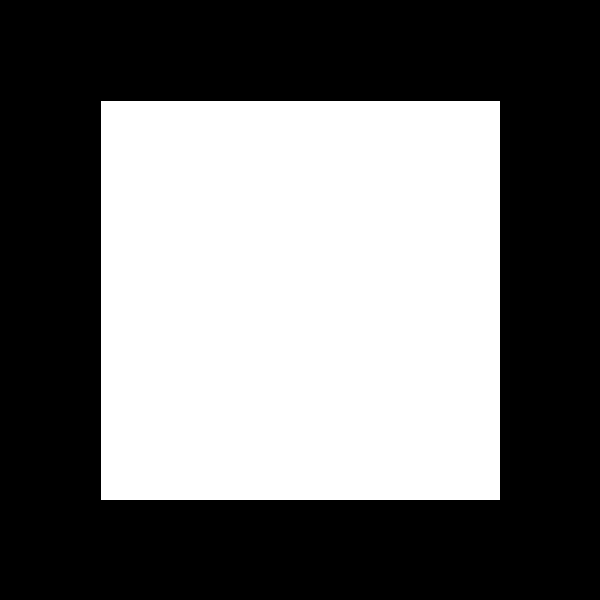
Frame 1 (no input)
Frame 60 (the mouse pressed at the canvas centre just before this capture): identical to frame 1, image omitted
Frame 120 (the mouse held since frame 60 and released just before this capture): identical to frame 1, image omitted

The Processing sketch that drew this single still picture (run headless with seeded random() and noise(); from frame 60 on, the mouse is pressed at the canvas centre):

// Processing sketch: basic_randomness
// ── basic_randomness.pde
// this time, we are going to use a float as a condition for our if statement
// floating point numbers are a type of data which is basically just decimal numbers (e.g. 2.45, 3.9888, etc.)
float theRandomValue;

void setup(){
	size(600, 600);
}

void draw(){
	theRandomValue = random(0, 1); //this gives us a random decimal number between 0 and 1

	// then we use it to draw at random intervals
	// by checking if it is higer than 0.75 (75% chance to draw a black rectangle)
	if(theRandomValue > 0.75){
		background(255, 255, 255);
		fill(0, 0, 0);
		rect(100, 100, 400, 400);
	}else{
		background(0, 0, 0);
		fill(255, 255, 255);
		rect(100, 100, 400, 400);
	}
}
